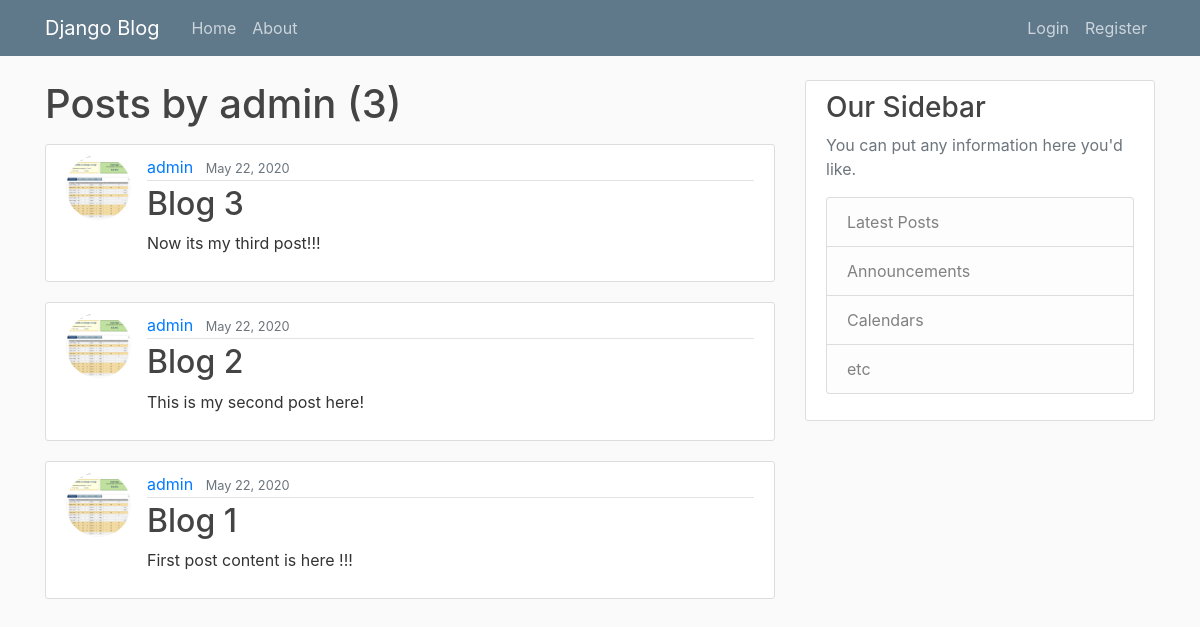
The app's page /users/admin, older data.
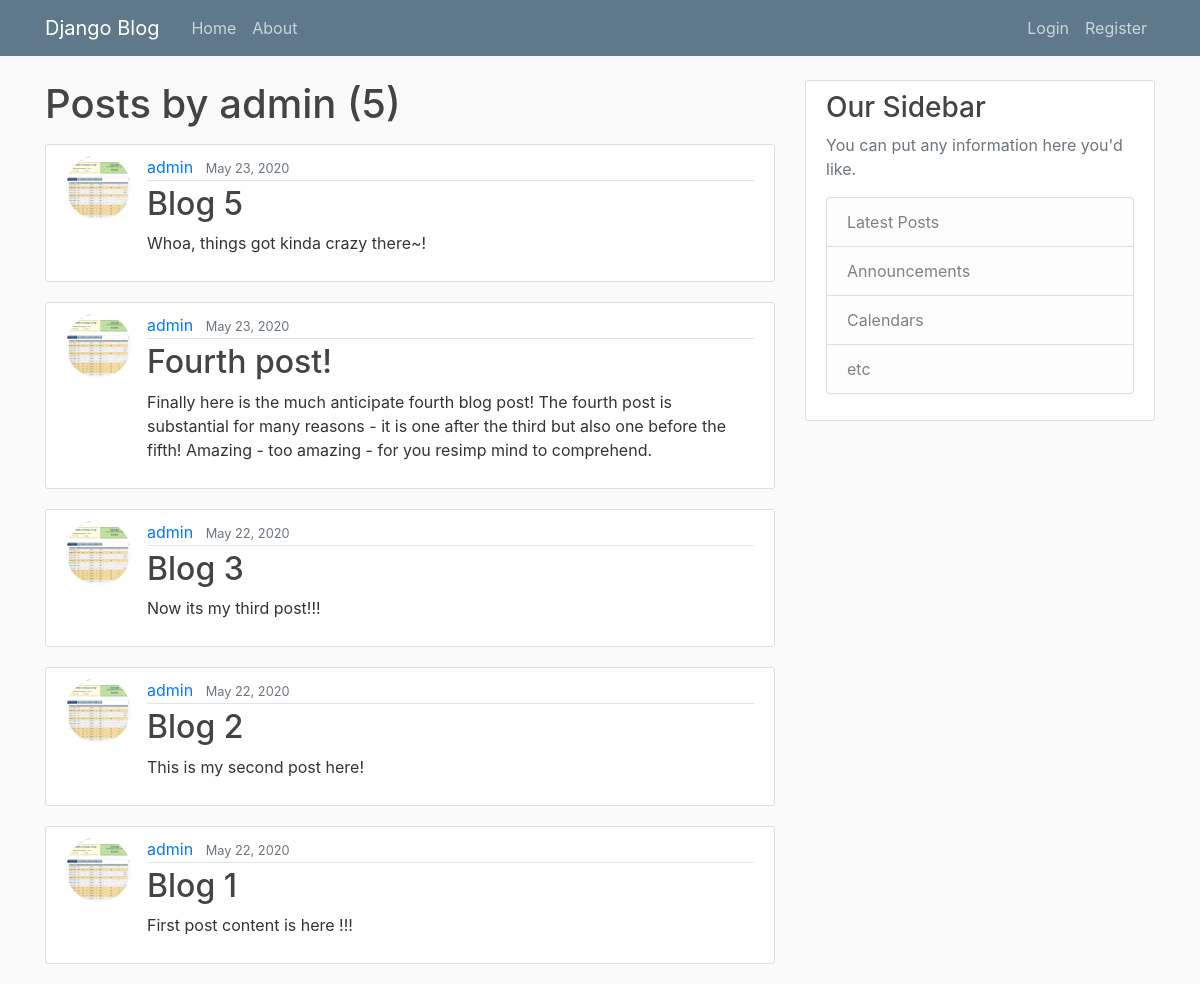
The same page, newer data.
### blog/models.py (models this page shows, shortened)
class Post(models.Model):
    title = models.CharField(max_length=100)
    content = models.TextField()
    date_posted = models.DateTimeField(default=timezone.now)
    author = models.ForeignKey(User, on_delete=models.CASCADE)

### users/models.py (models this page shows, shortened)
class Profile(models.Model):
    user = models.OneToOneField(User, on_delete=models.CASCADE)
    image = models.ImageField(default='default.jpg', upload_to='profile_pics')

### blog/views.py (the view)
# urls.py: path('users/<str:username>', UserPostListView.as_view(), name='user-posts'),
class UserPostListView(ListView):
    model = Post
    template_name = 'blog/user_posts.html' # looks for templates <app>/<model>_<viewtype>.html
    context_object_name = 'posts'
    ordering = ['-date_posted']
    paginate_by = 5
    def get_queryset(self):
        user = get_object_or_404(User, username=self.kwargs.get('username'))
        return Post.objects.filter(author=user).order_by('-date_posted')

### blog/templates/blog/user_posts.html (shortened to what this page needs)
{%  extends "blog/base.html" %}
{%  block content %}
    <h1 class="mb-3">Posts by {{ view.kwargs.username }} ({{ page_obj.paginator.count }})</h1>
    {% for post in posts %}
        <article class="media content-section">
        <img class="rounded-circle article-img" src="{{ post.author.profile.image.url }}"/>
          <div class="media-body">
            <div class="article-metadata">
              <a class="mr-2" href="{% url 'user-posts' post.author.username %}">{{ post.author }}</a>
              <small class="text-muted">{{ post.date_posted|date:"F d, Y" }}</small>
            </div>
            <h2><a class="article-title" href="{% url 'post-detail' post.id%}">{{ post.title }}</a></h2>
            <p class="article-content">{{ post.content }}</p>
          </div>
        </article>
    {% endfor %}
{% endblock content %}

Row changes from the older to the newer data that the page shows:
added Post: author.profile.image (picture), author "admin", date_posted "May 23, 2020", title "Blog 5", content "Whoa, things got kinda crazy there~!"
added Post: author.profile.image (picture), author "admin", date_posted "May 23, 2020", title "Fourth post!", content "Finally here is the much anticipate fourth blog post! The fourth post is substantial for many reasons - it is one after the third but also one before the fifth! Amazing - too amazing - for you resimp mind to comprehend."
Text that changed along with them:
{{ page_obj.paginator.count }}: "3" → "5"
